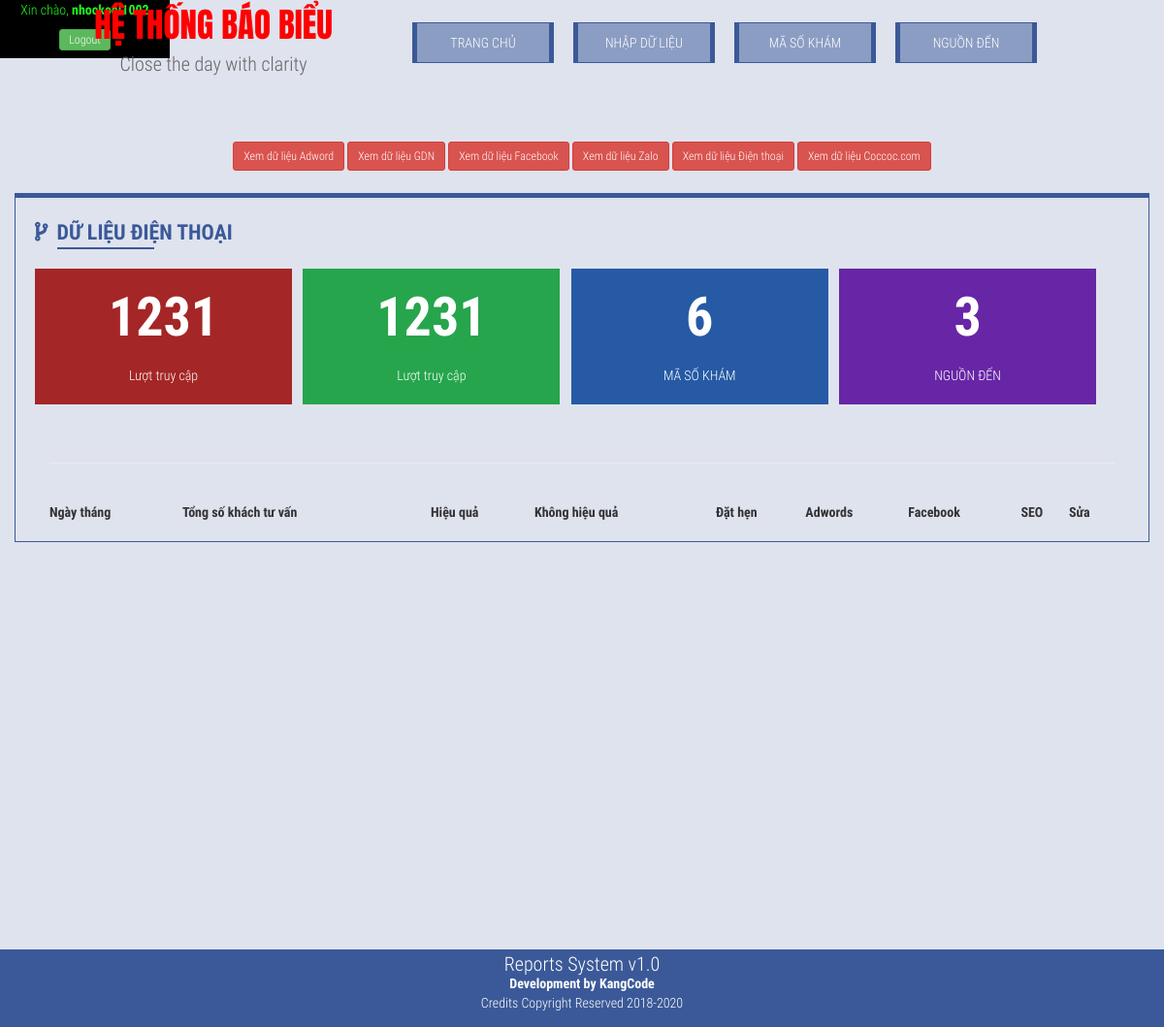
/index.php?view=dienthoai (signed in), run on an earlier commit of the app's database.
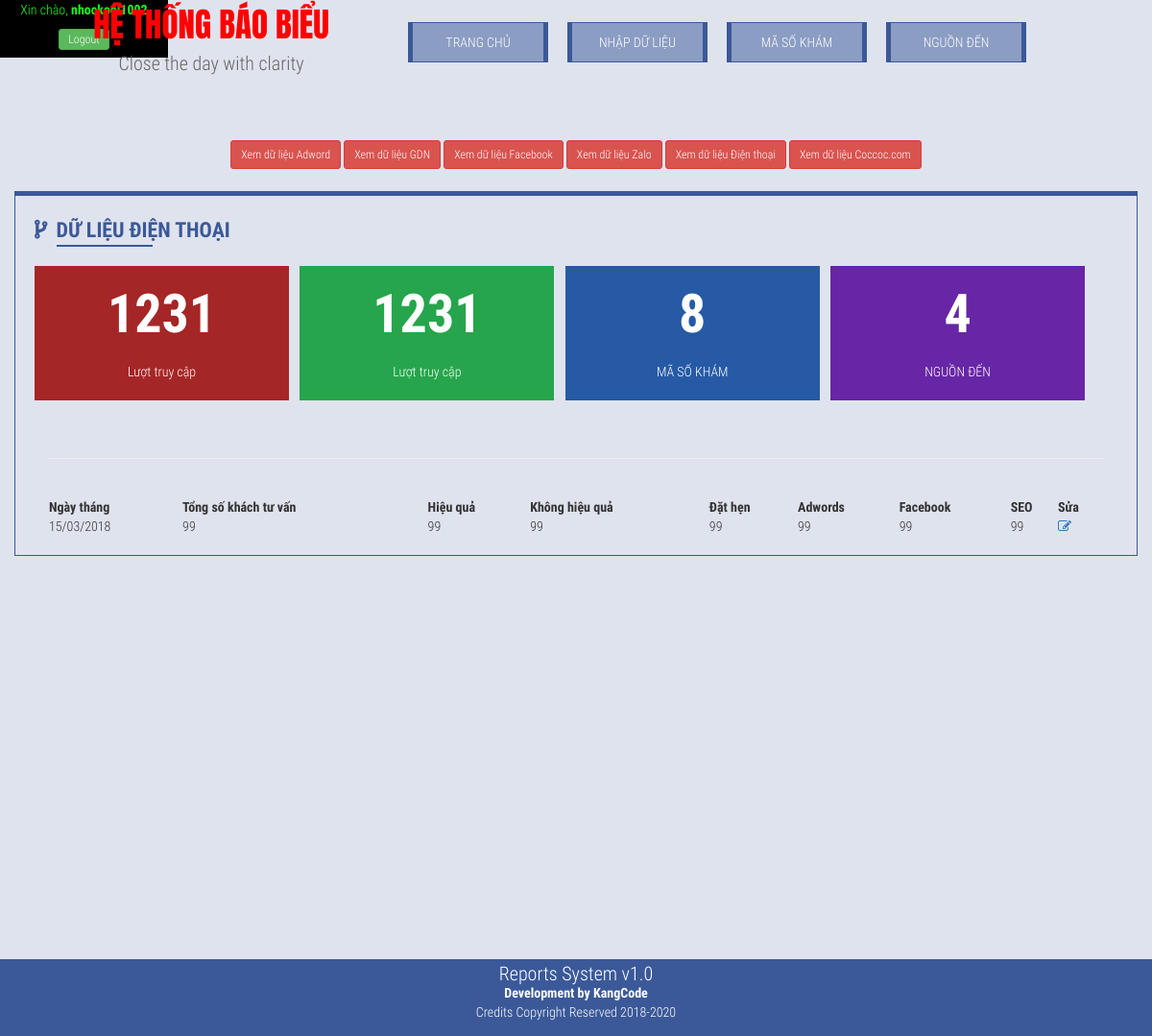
And on a later commit of the database.
### tables this page shows
CREATE TABLE `bangnhapdt` (
  `id` int(10) NOT NULL,
  `ngaythang` timestamp NOT NULL DEFAULT CURRENT_TIMESTAMP ON UPDATE CURRENT_TIMESTAMP,
  `tongsokhachtuvan` int(10) NOT NULL,
  `hieuqua` int(10) NOT NULL,
  `khonghieuqua` int(10) NOT NULL,
  `dathen` int(10) NOT NULL,
  `adwords` int(10) NOT NULL,
  `facebook` int(10) NOT NULL,
  `seo` int(10) NOT NULL
);

### templates/homedienthoai.php (the view, shortened to what this page needs)
    <div class="row">
    <div class="h1title">Dữ liệu Điện thoại</div>
    </div>
    <br>
    <?php require_once('templates/stat.php'); ?>
    <div class="row">
      <br><br>
    </div>
        <hr>
      <br>
       <table id="kooltable" class="display" cellspacing="0" width="100%" id="dttb">
         <thead>
        <tr>
            <th>Ngày tháng</th>
              <th>Tổng số khách tư vấn</th>
              <th>Hiệu quả</th>
              <th>Không hiệu quả</th>
              <th>Đặt hẹn</th>
              <th>Adwords</th>
              <th>Facebook</th>
              <th>SEO</th>
              <th>Sửa</th>
        </tr>
        </thead>
           <tbody>
           <?php
               $dt = date('Y-m');
        $sql = "SELECT * FROM bangnhapdt WHERE ngaythang LIKE '%$dt%' ORDER BY id DESC";
        if ($result = $conn->query($sql)) {
            while ($row = $result->fetch_assoc()) {
                $date=date_create($row['ngaythang']);
                $jw = date_format($date,"d/m/Y");
                ?>
        <tr>
                <td><?php echo $jw; ?></td>
              <td><?php echo number_format($row['tongsokhachtuvan']); ?></td>
              <td><?php echo number_format($row['hieuqua']); ?></td>
              <td><?php echo number_format($row['khonghieuqua']); ?></td>
              <td><?php echo number_format($row['dathen']); ?></td>
              <td><?php echo number_format($row['adwords']); ?></td>
              <td><?php echo number_format($row['facebook']); ?></td>
              <td><?php echo number_format($row['seo']); ?></td>
               <td><a href="index.php?page=editformdt&idbangnhap=<?php echo $row['id']; ?>"><i class="fa fa-pencil-square-o"></i></a></td>
                </tr>
                       <?php } ?>
        <?php }
        $result->free(); $conn->close(); ?>
        </tbody>
</table>
    </div>

### templates/stat.php
<?php
$demmsk = "SELECT * FROM masokham";
$rs = $conn->query($demmsk);
$slmsk = $rs->num_rows;
$demnd = "SELECT * FROM nguonden";
$nd = $conn->query($demnd);
$slnd = $nd->num_rows;
?>
       <div class="row thongso">
        <div class="col-sm-3 othunhat">
            <p>1231</p>
            <p>Lượt truy cập</p>
        </div>
        <div class="col-sm-3 othuhai">
            <p>1231</p>
            <p>Lượt truy cập</p>
        </div>
        <div class="col-sm-3  othuba">
            <p><?php echo $slmsk; ?></p>
            <p>MÃ SỐ KHÁM</p>
        </div>
        <div class="col-sm-3  othutu">
            <p><?php echo $slnd; ?></p>
            <p>NGUỒN ĐẾN</p>
        </div>
</div>

What changed in the data, as far as the page shows it:
added bangnhapdt: ngaythang "15/03/2018", tongsokhachtuvan "99", hieuqua "99", khonghieuqua "99", dathen "99", adwords "99", facebook "99", seo "99"
Also different on the page:
$slmsk: "6" → "8"
$slnd: "3" → "4"
